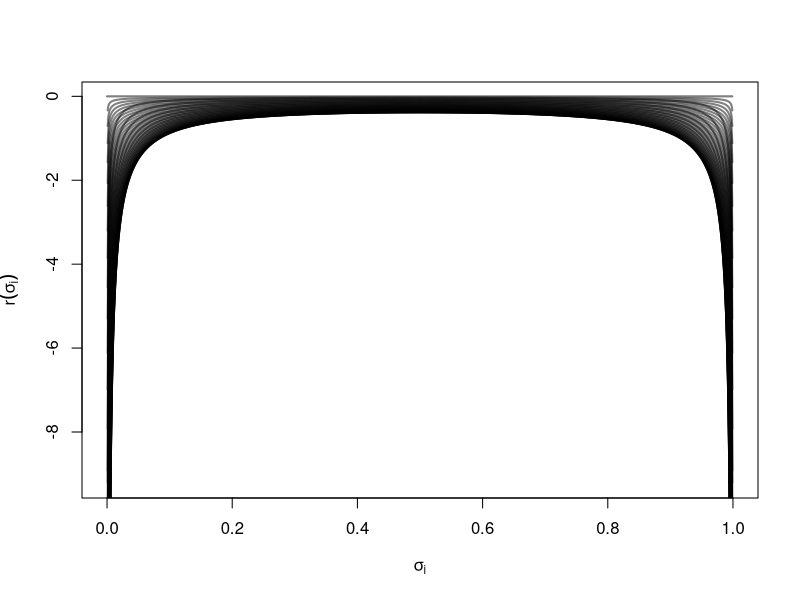
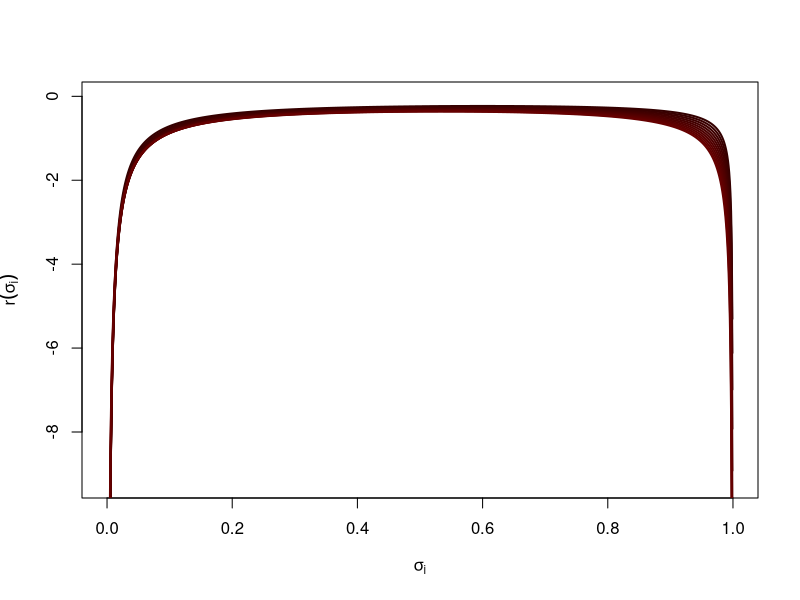
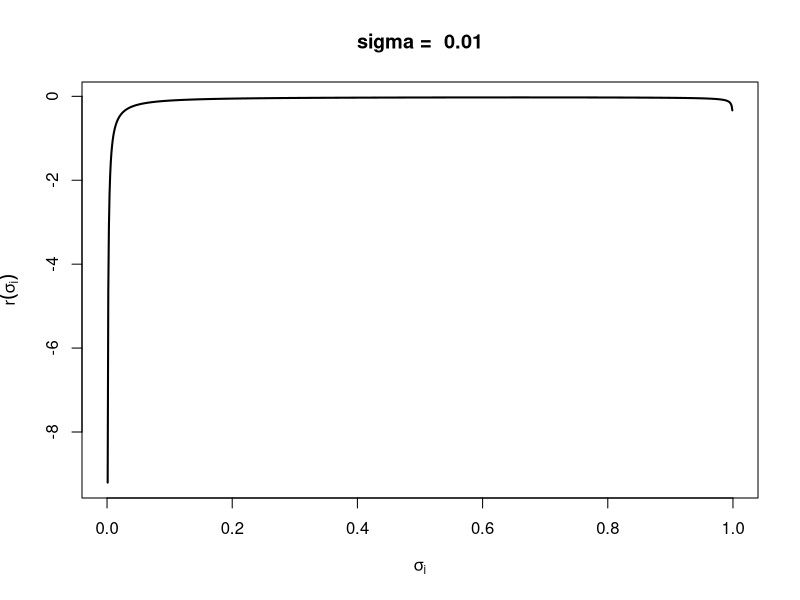
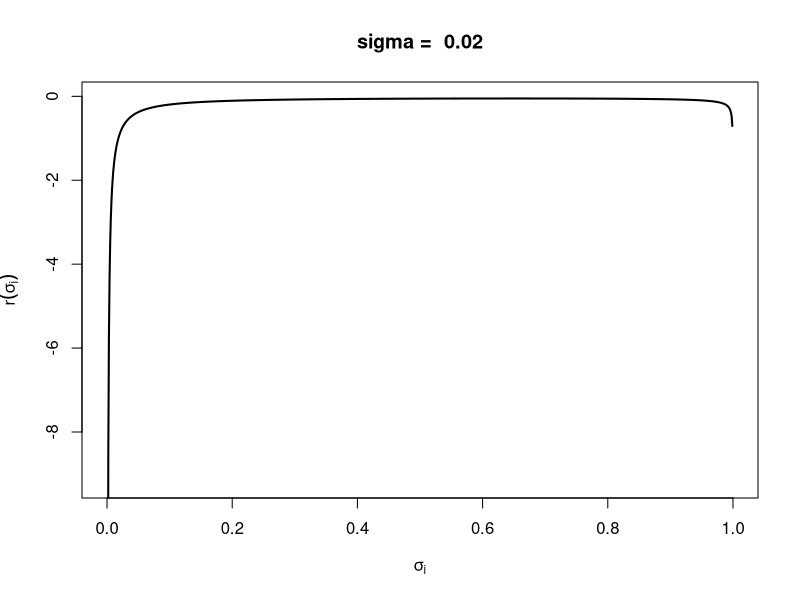
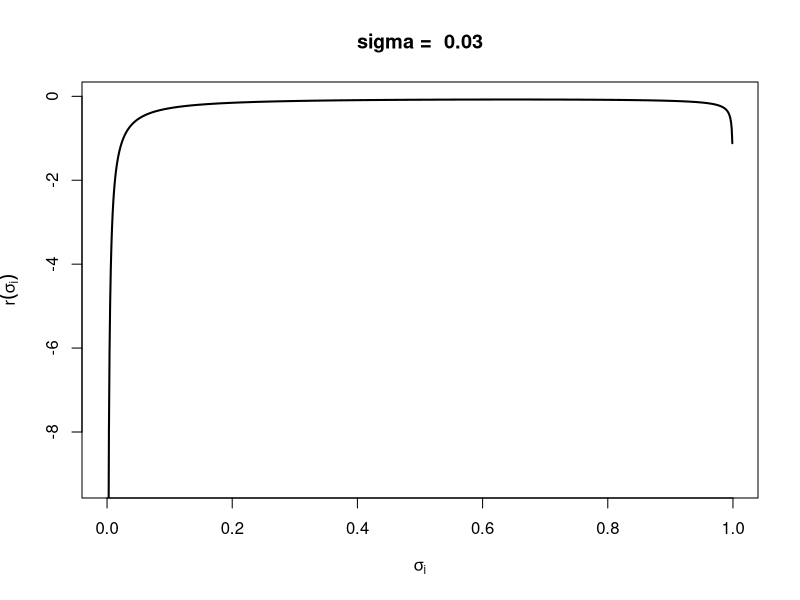
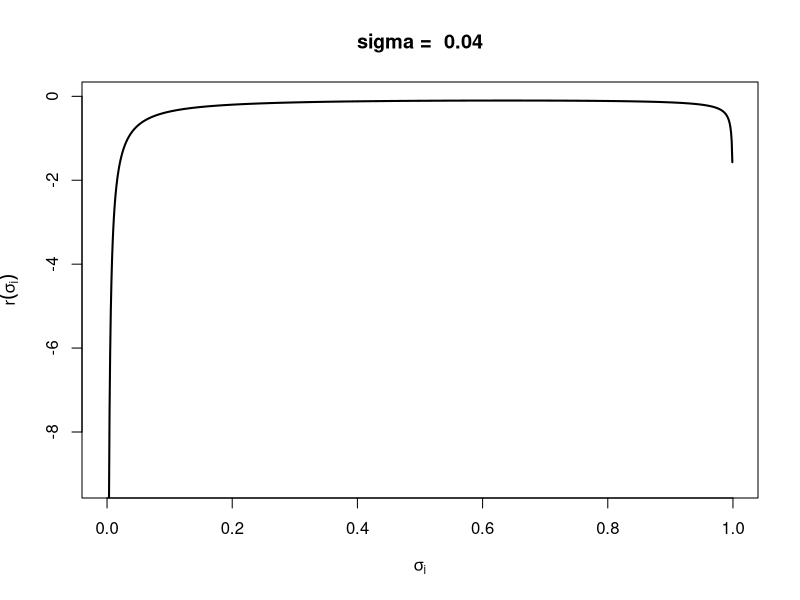
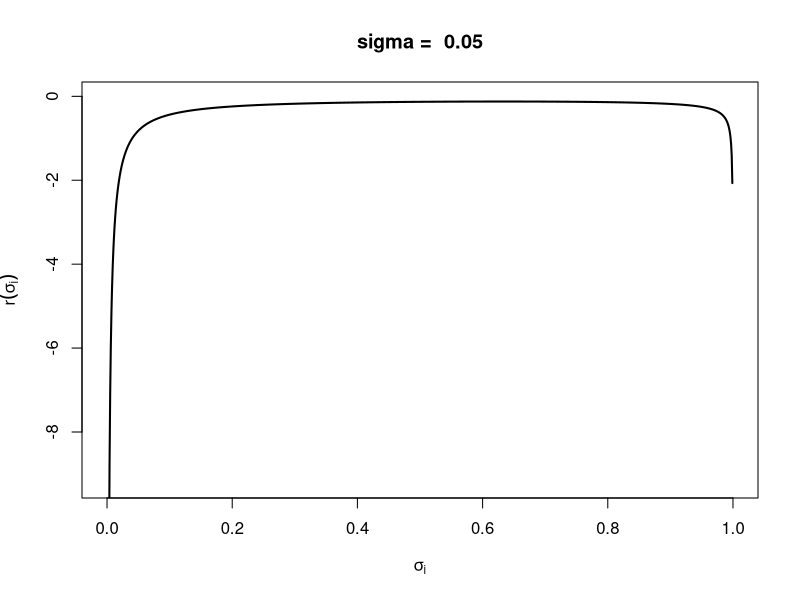
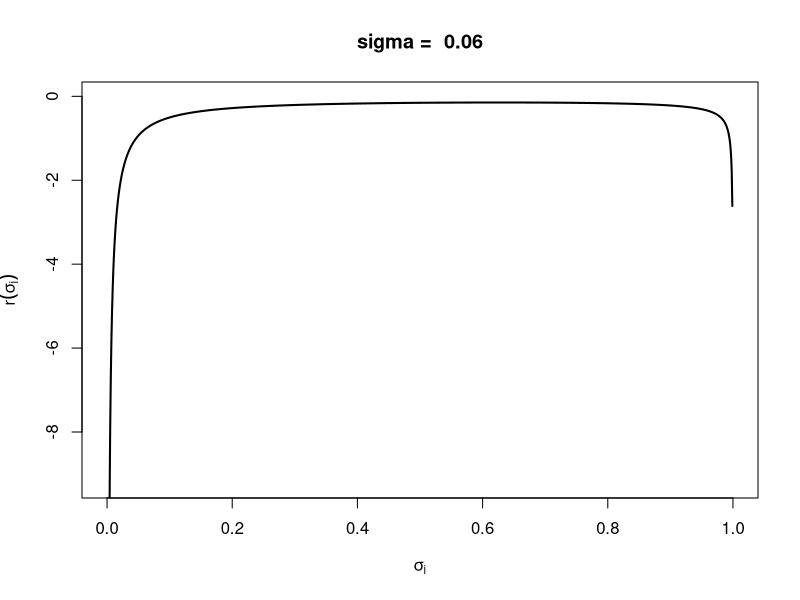

Write the R code that produced these figures, in order. (Note: this script raises an error after producing the figures.)
#### 1 beta penalty ####
a_cat <- seq(0.01, 0.5, 0.01)
x <- seq(0, 1, 1e-3)
y_func <- function(alpha){
  beta <- 0.5 - alpha
  x <- seq(0, 1, 1e-3)
  y <- dbeta(x, alpha, beta)
  -y
}

#### 1.1 static ####

plot(x, y_func(0.01), type = "n",
     xlab = expression(sigma[i]), 
     ylab = expression(r(sigma[i]))
)

for (a in seq(0.01, 0.5, 0.01)){
  lines(x, y_func(a), lwd = 2, 
        col = rgb(0, 0, 0, 0.5))
}

plot(x, y_func(0.01), type = "n",
     xlab = expression(sigma[i]), 
     ylab = expression(r(sigma[i]))
)

for (a in seq(0.1, 0.2, 0.01)){
  lines(x, y_func(a), lwd = 2, 
        col = rgb(a*2, 0, 0))
}

#### 1.2 gif ####

for (a in a_cat){
  png(paste0("./temp_plot/beta_prior/beta_", a, ".png"))
  plot(x, y_func(0.01), type = "n",
       xlab = expression(sigma[i]), 
       ylab = expression(r(sigma[i])), 
       main = paste("sigma = ", a)
  )
  lines(x, y_func(a), lwd = 2)
  dev.off()
}


#### 2. objective function ####
n_cat <- c(0, 5, 20, 50, 100)
x_func <- function(n) seq(0, 200, 0.1)
y_func <- function(n){  
  x <- seq(0, 200, 0.1)
  y <- x - n * log(x) 
  y
}


plot(x_func(0), y_func(0), 
     xlim = c(0, 200), ylim = c(-500, 200),
     xlab = expression(z[ij]),
     ylab = expression(L(z[ij], D)),
     type = "n")

i <- 0
for (n in n_cat){
  i <- i + 1
  lines(x_func(n), y_func(n), col = i)
}
legend("bottomleft", lty = 1,
       col = 1:5, legend = paste0("n=", n_cat))

